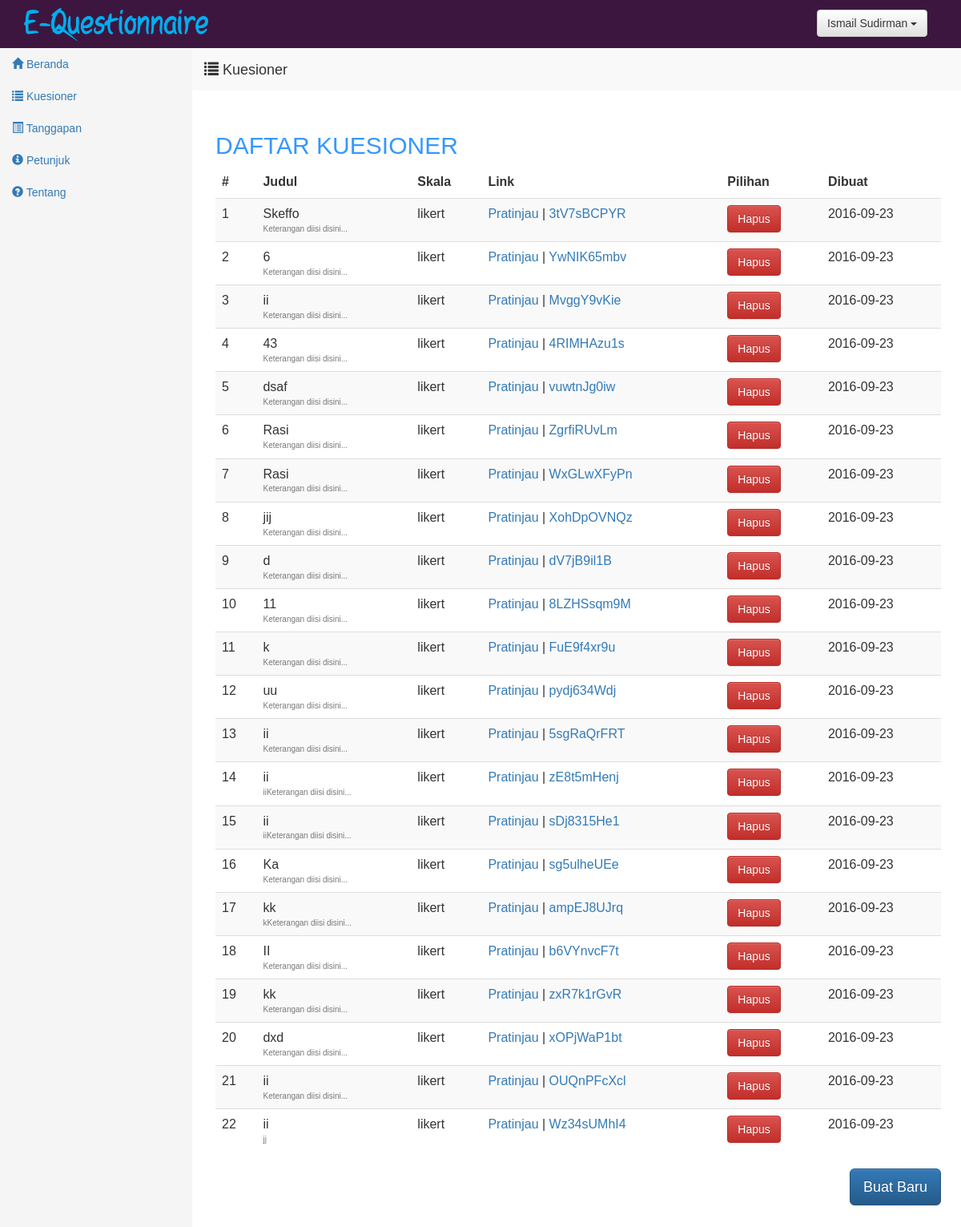
The page /peneliti/kuesioner.php (signed in) on the database as committed earlier.
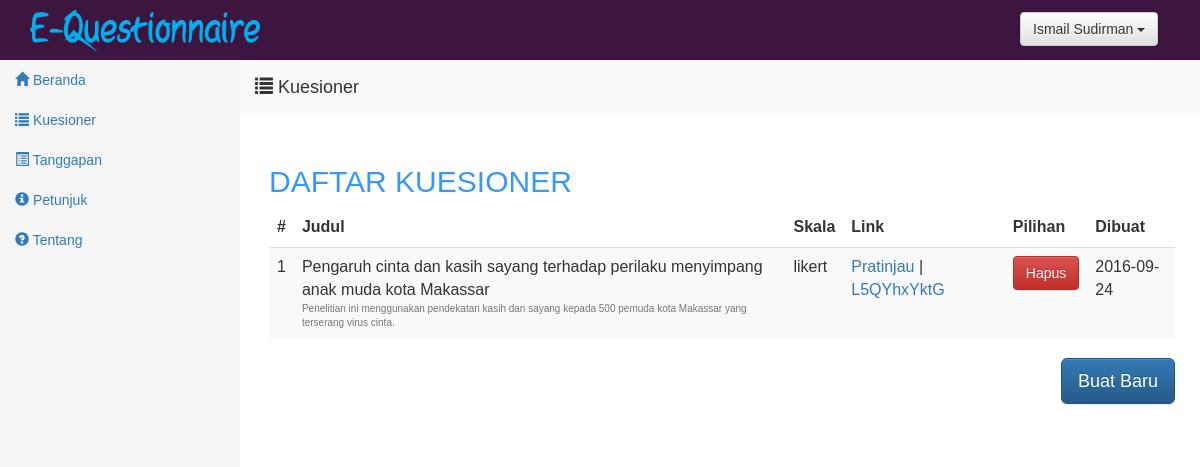
The same page on the database as committed later.
### tables this page shows
CREATE TABLE `kuesioner` (
  `id_kuesioner` int(10) NOT NULL,
  `jenis_skala` char(10) NOT NULL,
  `id_skala` int(11) NOT NULL,
  `id_peneliti` int(10) NOT NULL,
  `judul_penelitian` text NOT NULL,
  `keterangan` text NOT NULL,
  `tanggal` date NOT NULL,
  `url` varchar(10) NOT NULL
);

### config.php (called while the page is built, shortened)
<?php
$homepage = "http://localhost/kuesioner";
?>

### peneliti/kuesioner.php (the view, shortened to what this page needs)
<?php
include "header.php";
include "menu.php";
?>
<div class="atasberanda col-md-10" style="position:fixed;z-index:9">
	 <h4>
		 <span class="glyphicon glyphicon-list" aria-hidden="true"></span> Kuesioner
	 </h4>
</div>
<div class="body2">
  <h2 class="a">DAFTAR KUESIONER</h2>
  <?php
  $q_list = $PDO->prepare("SELECT * FROM kuesioner WHERE id_peneliti = ?");
  if($q_list) {
      $q_list->bindParam(1, $_SESSION['id_peneliti']);
      $q_list->execute();
      $q_list_count = $q_list->rowCount();
      if($q_list_count == 0) {
	      echo "<p class='bg-warning' style='padding:10px'>Maaf belum ada data</p>";
      } else {
	  echo "<table class='table table-striped'>";
	  echo "<thead style='font-weight:bold'><tr><td>#</td><td>Judul</td><td>Skala</td><td>Link</td><td>Pilihan</td><td>Dibuat</td></tr></thead>";
	  $num = 1;
	  while($f = $q_list->fetch(PDO::FETCH_ASSOC)) {
	      echo "<tr><td>$num</td>";
	      echo "<td>" . $f['judul_penelitian'] . "<br><p style='font-size:10px;margin:0' class='text-muted'>" . $f['keterangan'] . "</p></td>";
              echo "<td>" . $f['jenis_skala'] . "</td>";
	      echo "<td><a href='pratinjau.php?k=" . $f['url'] . "'>Pratinjau</a> | <a href='$homepage/kuesioner.php?q=" . $f['url'] . "'>" . $f['url'] . "</a></td>";
	      echo "<td><button class='btn btn-danger' ik='" . $f['id_kuesioner'] . "' id='hapus" . $f['id_kuesioner'] .  "' onclick='kuesioner.hapusData(" . $f['id_kuesioner'] . ")'>Hapus</button>";
	      echo "<td>" . $f['tanggal'] . "</td>";
	      echo "</tr>";
	      $num++;
	  }
	  echo "</table>";
      }
  }
  ?>
  <a href="buatkuesioner.php" style="float:right"><button class="btn btn-lg btn-primary" style="margin-bottom:20px">Buat Baru</button></a>
</div>
</body>

### peneliti/header.php (shortened to what this page needs)
<head>
  <link rel="stylesheet" type="text/css" href="../lib/style.css">
  <link rel="stylesheet" type="text/css" href="../lib/css/bootstrap.css">
  <link rel="stylesheet" type="text/css" href="../lib/css/bootstrap-theme.css">
  <link rel="stylesheet" type="text/css" href="../lib/animate.css/animate.min.css">
  <link rel="stylesheet" type="text/css" href="../lib/jquery-ui-1.12.1/jquery-ui.css">
  <link rel="stylesheet" type="text/css" href="../lib/jquery-ui-1.12.1/jquery-ui.theme.css">
</head>
<div class="header" style="position:fixed;width:100%;height:100px">
  <a href="index.php"> <img src="../lib/img/logo.png" style="padding: 10px; width:250px; margin-left:20px"> </a>
  <?php
include "../config.php";
?>
    <div class="dropdown" style="margin-top:-50px; margin-left:85%">
      <button class="btn btn-default dropdown-toggle" type="button" id="dropdownMenu1" data-toggle="dropdown" aria-haspopup="true" aria-expanded="true">
        <?php echo $_SESSION['nama_peneliti']; ?>
          <span class="caret"></span>
      </button>
    </div>
</div>
<div class="backheader"></div>

### peneliti/menu.php (shortened to what this page needs)
<div class="row" style="margin:0">
  <div class="col-sm-3 col-md-2 sidebar" style="background-color:#f5f5f5; height:100%;position:fixed;width:20%">
	<ul class="nav nav-sidebar" style="margin:-15px;margin-top:0px">
		<li class="active">
			<a href="index.php"> <span class="glyphicon glyphicon-home" aria-hidden="true"> </span> Beranda
			</a>
		</li>
		<li class="active">
			<a href="kuesioner.php"> <span class="glyphicon glyphicon-list" aria-hidden="true"> </span> Kuesioner
			</a>
		</li>
		<li class="active">
			<a href="tanggapan.php"> <span class="glyphicon glyphicon-list-alt" aria-hidden="true"> </span> Tanggapan
			</a>
		</li>
		<li class="active">
			<a href="petunjuk.php"> <span class="glyphicon glyphicon-info-sign" aria-hidden="true"> </span> Petunjuk
			</a>
		</li>
		<li class="active">
			<a href="tentang.php"> <span class="glyphicon glyphicon-question-sign" aria-hidden="true"> </span> Tentang
			</a>
		</li>
	</ul>
	</div>

Rows that differ between the two databases and show on the page:
removed kuesioner: judul_penelitian "Skeffo", keterangan "Keterangan diisi disini...", jenis_skala "likert", url "3tV7sBCPYR", tanggal "2016-09-23"
removed kuesioner: judul_penelitian "6", keterangan "Keterangan diisi disini...", jenis_skala "likert", url "YwNIK65mbv", tanggal "2016-09-23"
removed kuesioner: judul_penelitian "ii", keterangan "Keterangan diisi disini...", jenis_skala "likert", url "MvggY9vKie", tanggal "2016-09-23"
removed kuesioner: judul_penelitian "43", keterangan "Keterangan diisi disini...", jenis_skala "likert", url "4RIMHAzu1s", tanggal "2016-09-23"
removed kuesioner: judul_penelitian "dsaf", keterangan "Keterangan diisi disini...", jenis_skala "likert", url "vuwtnJg0iw", tanggal "2016-09-23"
removed kuesioner: judul_penelitian "Rasi", keterangan "Keterangan diisi disini...", jenis_skala "likert", url "ZgrfiRUvLm", tanggal "2016-09-23"
removed kuesioner: judul_penelitian "Rasi", keterangan "Keterangan diisi disini...", jenis_skala "likert", url "WxGLwXFyPn", tanggal "2016-09-23"
removed kuesioner: judul_penelitian "jij", keterangan "Keterangan diisi disini...", jenis_skala "likert", url "XohDpOVNQz", tanggal "2016-09-23"
removed kuesioner: judul_penelitian "d", keterangan "Keterangan diisi disini...", jenis_skala "likert", url "dV7jB9il1B", tanggal "2016-09-23"
removed kuesioner: judul_penelitian "11", keterangan "Keterangan diisi disini...", jenis_skala "likert", url "8LZHSsqm9M", tanggal "2016-09-23"
removed kuesioner: judul_penelitian "k", keterangan "Keterangan diisi disini...", jenis_skala "likert", url "FuE9f4xr9u", tanggal "2016-09-23"
removed kuesioner: judul_penelitian "uu", keterangan "Keterangan diisi disini...", jenis_skala "likert", url "pydj634Wdj", tanggal "2016-09-23"
removed kuesioner: judul_penelitian "ii", keterangan "Keterangan diisi disini...", jenis_skala "likert", url "5sgRaQrFRT", tanggal "2016-09-23"
removed kuesioner: judul_penelitian "ii", keterangan "iiKeterangan diisi disini...", jenis_skala "likert", url "zE8t5mHenj", tanggal "2016-09-23"
removed kuesioner: judul_penelitian "ii", keterangan "iiKeterangan diisi disini...", jenis_skala "likert", url "sDj8315He1", tanggal "2016-09-23"
removed kuesioner: judul_penelitian "Ka", keterangan "Keterangan diisi disini...", jenis_skala "likert", url "sg5ulheUEe", tanggal "2016-09-23"
removed kuesioner: judul_penelitian "kk", keterangan "kKeterangan diisi disini...", jenis_skala "likert", url "ampEJ8UJrq", tanggal "2016-09-23"
removed kuesioner: judul_penelitian "II", keterangan "Keterangan diisi disini...", jenis_skala "likert", url "b6VYnvcF7t", tanggal "2016-09-23"
removed kuesioner: judul_penelitian "kk", keterangan "Keterangan diisi disini...", jenis_skala "likert", url "zxR7k1rGvR", tanggal "2016-09-23"
removed kuesioner: judul_penelitian "dxd", keterangan "Keterangan diisi disini...", jenis_skala "likert", url "xOPjWaP1bt", tanggal "2016-09-23"
removed kuesioner: judul_penelitian "ii", keterangan "Keterangan diisi disini...", jenis_skala "likert", url "OUQnPFcXcl", tanggal "2016-09-23"
removed kuesioner: judul_penelitian "ii", keterangan "jj", jenis_skala "likert", url "Wz34sUMhI4", tanggal "2016-09-23"
added kuesioner: judul_penelitian "Pengaruh cinta dan kasih sayang terhadap perilaku menyimpang anak muda kota Makassar", keterangan "Penelitian ini menggunakan pendekatan kasih dan sayang kepada 500 pemuda kota Makassar yang terserang virus cinta.", jenis_skala "likert", url "L5QYhxYktG", tanggal "2016-09-24"
